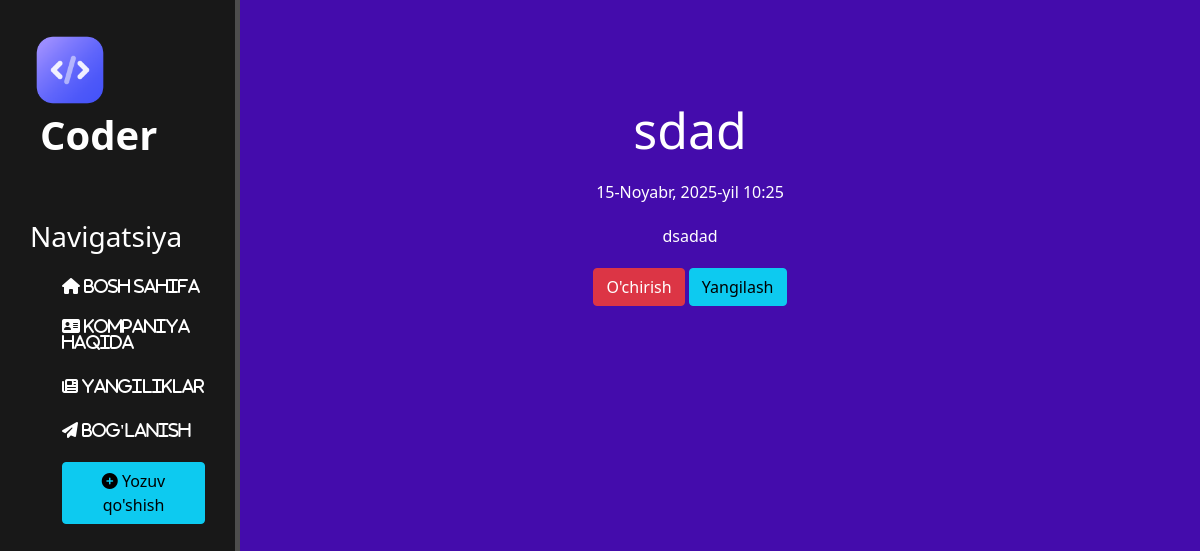
/news/4, run on an earlier commit of the app's database.
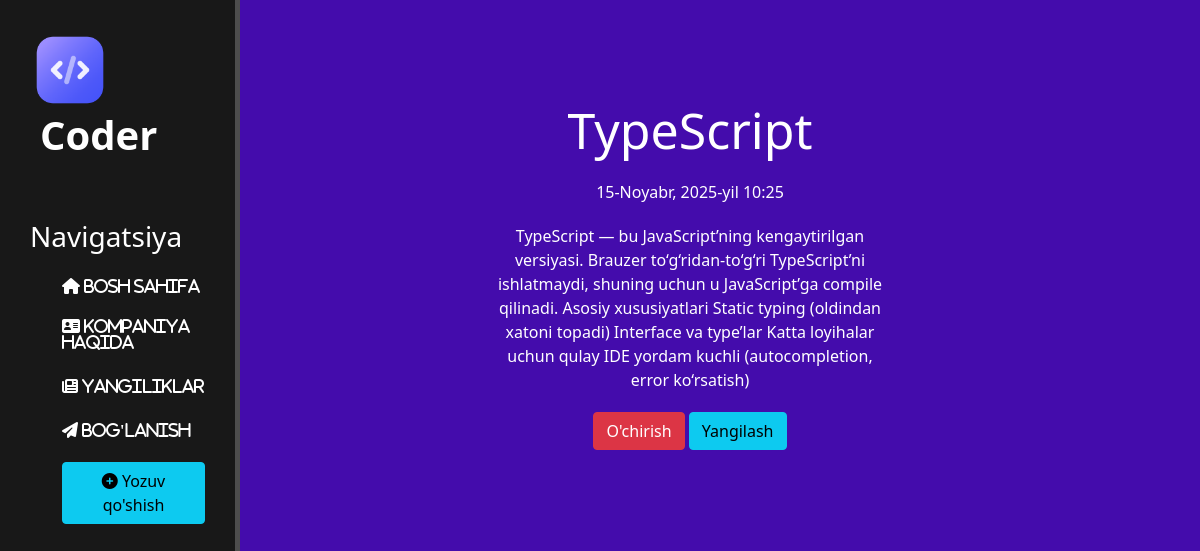
And on a later commit of the database.
### news/models.py (models this page shows, shortened)
class News(models.Model):
    title = models.CharField('Nomi', max_length=255)
    anons = models.CharField('Anons', max_length=255)
    full_text = models.TextField('Maqola')
    date = models.DateTimeField('Nashr etilgan sana')
    class Meta:
        verbose_name = 'Yangilik'
        verbose_name_plural = 'Yangiliklar'

### news/views.py (the view)
# urls.py: path('<int:pk>', views.NewsDetailView.as_view(), name='news_detail'),
class NewsDetailView(DetailView):
    model = News
    template_name = 'news/details_view.html'
    context_object_name = 'article'

### news/templates/news/details_view.html (shortened to what this page needs)
{% extends 'main/layout.html'%}
{% block content%}
<div class="features">
   <h1>{{ article.title }}</h1>
   <p>{{ article.date }}</p>
   <p>{{ article.full_text }}</p>
   <a href="{% url 'news_delete' article.id %}" class="btn btn-danger">O'chirish</a>
   <a href="{% url 'news_update' article.id %}" class="btn btn-info">Yangilash</a>
</div>
{% endblock %}

What changed in the data, as far as the page shows it:
changed News: title "sdad" → "TypeScript"; full_text "dsadad" → "TypeScript — bu JavaScript’ning kengaytirilgan versiyasi. Brauzer to‘g‘ridan-to‘g‘ri TypeScript’ni ishlatmaydi, shuning uchun u JavaScript’ga compile qilinadi. Asosiy xususiyatlari Static typing (oldindan xatoni topadi) Interface va type’lar Katta loyihalar uchun qulay IDE yordam kuchli (autocompletion, error ko‘rsatish)"
